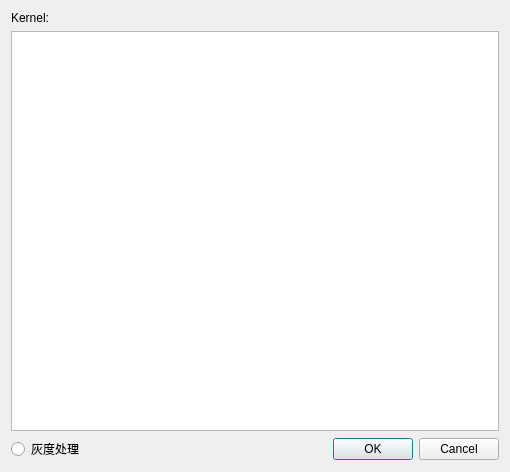
<?xml version="1.0" encoding="UTF-8"?>
<ui version="4.0">
 <class>LinearFilterDialog</class>
 <widget class="QDialog" name="LinearFilterDialog">
  <property name="geometry">
   <rect>
    <x>0</x>
    <y>0</y>
    <width>510</width>
    <height>472</height>
   </rect>
  </property>
  <property name="windowTitle">
   <string>Dialog</string>
  </property>
  <layout class="QVBoxLayout" name="verticalLayout">
   <item>
    <widget class="QLabel" name="label">
     <property name="text">
      <string>Kernel:</string>
     </property>
    </widget>
   </item>
   <item>
    <widget class="QTextEdit" name="textEdit"/>
   </item>
   <item>
    <layout class="QHBoxLayout" name="horizontalLayout">
     <item>
      <widget class="QRadioButton" name="radioButton">
       <property name="text">
        <string>灰度处理</string>
       </property>
      </widget>
     </item>
     <item>
      <widget class="QDialogButtonBox" name="buttonBox">
       <property name="orientation">
        <enum>Qt::Horizontal</enum>
       </property>
       <property name="standardButtons">
        <set>QDialogButtonBox::Cancel|QDialogButtonBox::Ok</set>
       </property>
      </widget>
     </item>
    </layout>
   </item>
  </layout>
 </widget>
 <resources/>
 <connections>
  <connection>
   <sender>buttonBox</sender>
   <signal>accepted()</signal>
   <receiver>LinearFilterDialog</receiver>
   <slot>accept()</slot>
   <hints>
    <hint type="sourcelabel">
     <x>248</x>
     <y>254</y>
    </hint>
    <hint type="destinationlabel">
     <x>157</x>
     <y>274</y>
    </hint>
   </hints>
  </connection>
  <connection>
   <sender>buttonBox</sender>
   <signal>rejected()</signal>
   <receiver>LinearFilterDialog</receiver>
   <slot>reject()</slot>
   <hints>
    <hint type="sourcelabel">
     <x>316</x>
     <y>260</y>
    </hint>
    <hint type="destinationlabel">
     <x>286</x>
     <y>274</y>
    </hint>
   </hints>
  </connection>
 </connections>
</ui>
